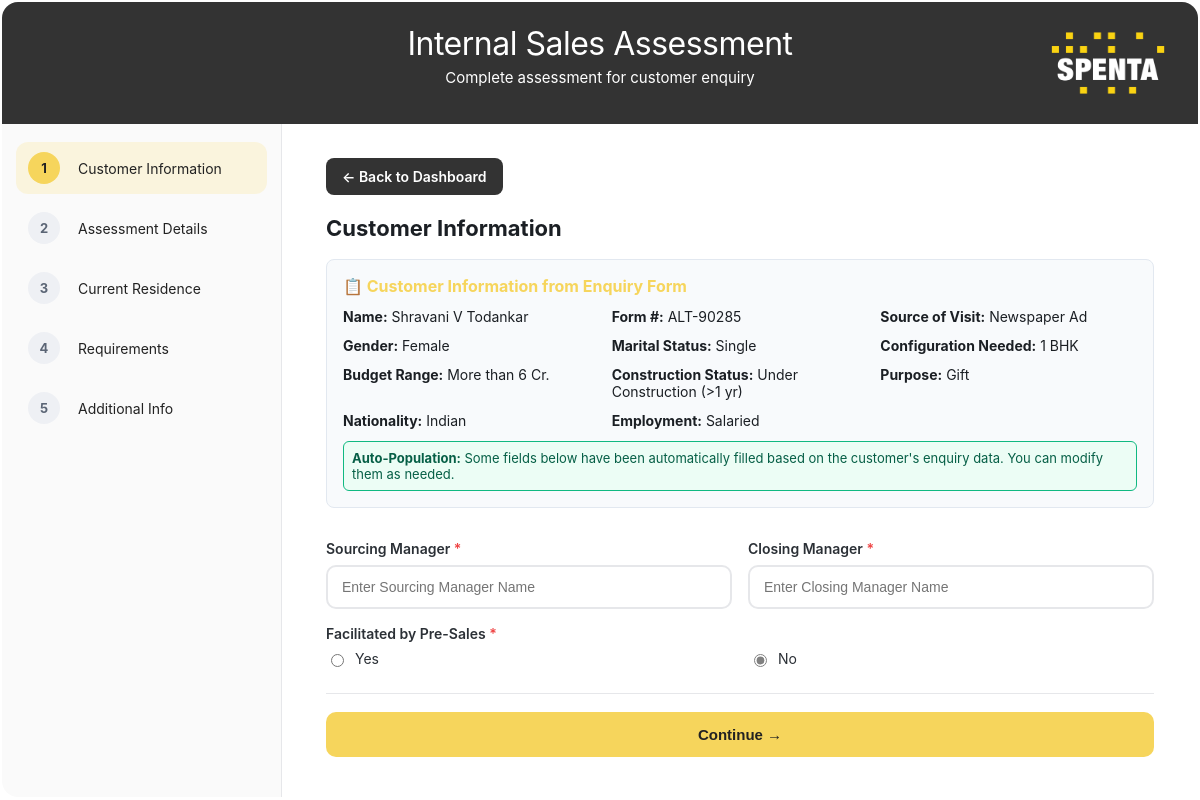
The app's page /customer/42/assessment/ (signed in) with its own data.
### customer_enquiry/models.py (models this page shows, shortened)
class Customer(models.Model):
    NATIONALITY_CHOICES = [
        ('indian', 'Indian'),
        ('nri', 'NRI'),
        ('pio', 'PIO'),
        ('oci', 'OCI'),
    ]
    EMPLOYMENT_CHOICES = [
        ('salaried', 'Salaried'),
        ('business', 'Business'),
        ('professional', 'Professional'),
        ('retired', 'Retired'),
        ('homemaker', 'Homemaker'),
        ('other', 'Other'),  # NEW OPTION ADDED
    ]
    SEX_CHOICES = [
        ('male', 'Male'),
        ('female', 'Female'),
        ('other', 'Other'),
    ]
    MARITAL_STATUS_CHOICES = [
        ('single', 'Single'),
        ('married', 'Married'),
        ('divorced', 'Divorced'),
        ('widowed', 'Widowed'),
        ('other', 'Other'),
    ]
    CONFIGURATION_CHOICES = [
        ('1bhk', '1 BHK'),
        ('1.5bhk', '1.5 BHK'),
        ('2bhk', '2 BHK'),
        ('2.5bhk', '2.5 BHK'),
        ('3bhk', '3 BHK'),
        ('3.5bhk', '3.5 BHK'),
        ('4bhk', '4 BHK'),
        ('duplex', 'Duplex'),
        ('other_config', 'Other'),
    ]
    BUDGET_CHOICES = [
        ('less_than_1cr', 'Less than 1 Cr.'),
        ('1cr_to_2cr', '1 Cr. to 2 Cr.'),
        ('2cr_to_4cr', '2 Cr. to 4 Cr.'),
        ('4cr_to_6cr', '4 Cr. to 6 Cr.'),
        ('more_than_6cr', 'More than 6 Cr.'),
    ]
    CONSTRUCTION_STATUS_CHOICES = [
        ('under_construction', 'Under Construction (>1 yr)'),
        ('near_completion', 'Near Completion (<1 yr)'),
        ('ready_possession', 'Ready Possession'),
    ]
    PURPOSE_CHOICES = [
        ('personal_use', 'Personal Use'),
        ('investment', 'Investment'),
        ('second_home', 'Second Home'),
        ('gift', 'Gift'),
        ('other', 'Other'),
    ]
    form_number = models.CharField(
        max_length=20,
        unique=True,
        help_text="Auto-generated form number"
    )
    form_date = models.DateField(default=timezone.now)
    first_name = models.CharField(max_length=100)
    middle_name = models.CharField(max_length=100, blank=True)
    last_name = models.CharField(max_length=100)
    email = models.EmailField(validators=[EmailValidator()])
    phone_number = models.CharField(
        max_length=10,
        validators=[RegexValidator(
            regex=r'^\d{10}$',
            message='Phone number must be 10 digits'
        )],
        blank=True,
        null=True,
        help_text="10-digit phone number"
    )
    sex = models.CharField(
        max_length=10,
        choices=SEX_CHOICES,
        blank=True,
        help_text="Gender/Sex of the customer"
    )
    marital_status = models.CharField(
        max_length=15,
        choices=MARITAL_STATUS_CHOICES,
        blank=True,
        help_text="Marital status of the customer"
    )
    date_of_birth = models.DateField(blank=True, null=True)
    residential_address = models.TextField(blank=True)
    city = models.CharField(max_length=100)
    locality = models.CharField(max_length=100)
    pincode = models.CharField(
        max_length=6,
        validators=[RegexValidator(
            regex=r'^\d{6}$',
            message='Pincode must be 6 digits'
        )]
    )
    nationality = models.CharField(
        max_length=10,
        choices=NATIONALITY_CHOICES
    )
    employment_type = models.CharField(
        max_length=15,
        choices=EMPLOYMENT_CHOICES
    )
    company_name = models.CharField(max_length=200, blank=True)
    designation = models.CharField(max_length=100, blank=True)
    industry = models.CharField(max_length=100, blank=True)
    configuration = models.CharField(
        max_length=15,  # Increased length to accommodate new options
        choices=CONFIGURATION_CHOICES
    )
    budget = models.CharField(
        max_length=20,  # Increased length for new budget ranges
        choices=BUDGET_CHOICES
    )
    construction_status = models.CharField(
        max_length=20,
        choices=CONSTRUCTION_STATUS_CHOICES
    )
    purpose_of_buying = models.CharField(
        max_length=15,
        choices=PURPOSE_CHOICES
    )
    source_details = models.TextField(
        blank=True,
        help_text="Additional details for Newspaper Ad, Social Media, Exhibition, or Property Portal"
    )
    created_at = models.DateTimeField(auto_now_add=True)
    updated_at = models.DateTimeField(auto_now=True)
    class Meta:
        db_table = 'customers'
        ordering = ['-created_at']
        verbose_name = 'Customer'
        verbose_name_plural = 'Customers'
    def get_full_name(self):
        if self.middle_name:
            return f"{self.first_name} {self.middle_name} {self.last_name}"
        return f"{self.first_name} {self.last_name}"

class CustomerSource(models.Model):
    SOURCE_CHOICES = [
        ('channel_partner', 'Channel Partner'),
        ('referral', 'Referral'),
        ('whatsapp', 'WhatsApp'),
        ('social_media', 'Social Media (Facebook, Google, etc.)'),
        ('website', 'Website'),
        ('passing_by', 'Passing by'),
        ('property_portal', 'Property Search Portal'),
        ('hoarding', 'Hoarding'),
        ('newspaper_ad', 'Newspaper Ad'),
        ('exhibition', 'Exhibition'),
    ]
    customer = models.ForeignKey(
        Customer,
        on_delete=models.CASCADE,
        related_name='sources'
    )
    source_type = models.CharField(
        max_length=20,
        choices=SOURCE_CHOICES
    )
    class Meta:
        db_table = 'customer_sources'
        unique_together = ('customer', 'source_type')
        verbose_name = 'Customer Source'
        verbose_name_plural = 'Customer Sources'

### customer_enquiry/views.py (the view, shortened to what this page needs)
# urls.py: path('customer/<int:customer_id>/assessment/', views.internal_sales_assessment, name='internal_sales_assessment'),
@login_required
def internal_sales_assessment(request, customer_id):
    customer = get_object_or_404(Customer, pk=customer_id)
    try:
        assessment = customer.sales_assessment
    except InternalSalesAssessment.DoesNotExist:
        assessment = None
    if not assessment:
        assessment = InternalSalesAssessment()
        assessment.customer = customer
        print(f"Auto-populating assessment for customer: {customer.get_full_name()}")
        if customer.sex:
            if customer.sex == 'male':
                assessment.customer_gender = 'male'
            elif customer.sex == 'female':
                assessment.customer_gender = 'female'
            else:
                assessment.customer_gender = 'family'  # Default for other cases
            print(f"Mapped gender: {customer.sex} -> {assessment.customer_gender}")
        if customer.configuration:
            assessment.current_residence_config = customer.configuration
            print(f"Mapped configuration: {customer.configuration}")
        area_description = []
        if customer.configuration:
            area_description.append(f"Looking for {customer.get_configuration_display()}")
        if customer.budget:
            area_description.append(f"Budget: {customer.get_budget_display()}")
        if customer.construction_status:
            area_description.append(f"Status: {customer.get_construction_status_display()}")
        assessment.area_looking = ". ".join(area_description) if area_description else "Customer requirements to be discussed"
        print(f"Generated area_looking: {assessment.area_looking}")
        if customer.nationality == 'indian':
            assessment.ethnicity = 'hindu'  # Default assumption, can be changed by user
        else:
            assessment.ethnicity = 'other'
        print(f"Mapped ethnicity based on nationality {customer.nationality}: {assessment.ethnicity}")
        if customer.marital_status == 'married':
            assessment.family_size = '2'  # Default for married couples
        elif customer.marital_status == 'single':
            assessment.family_size = '1'  # Default for single
        else:
            assessment.family_size = '2'  # Default assumption
        print(f"Mapped family size based on marital status {customer.marital_status}: {assessment.family_size}")
        assessment.lead_classification = 'warm'
        print(f"Set default lead classification: {assessment.lead_classification}")
        print("Auto-population completed")
    context = {
        'customer': customer,
        'assessment': assessment,
    }
    return render(request, 'internal_sales_assessment.html', context)

### customer_enquiry/templates/internal_sales_assessment.html (shortened to what this page needs)
{% load static %}
<!DOCTYPE html>
<html lang="en">
<head>
</head>
<body>
    <div class="card">
        <header class="header">
            <div class="brand-row">
                <div class="header-text">
                    <div class="title">Internal Sales Assessment</div>
                    <div class="subtitle">Complete assessment for customer enquiry</div>
                </div>
            </div>
            <div class="dec">
                <img src="{% static 'media/spenta_white.png' %}" alt="Spenta Logo">
            </div>
        </header>
        <div class="main">
            <aside class="steps">
                <div class="steps-wrap" id="stepList">
                    <div class="step active" data-step="1">
                        <div class="badge">1</div>
                        <div class="label">Customer Information</div>
                    </div>
                    <div class="step" data-step="2">
                        <div class="badge">2</div>
                        <div class="label">Assessment Details</div>
                    </div>
                    <div class="step" data-step="3">
                        <div class="badge">3</div>
                        <div class="label">Current Residence</div>
                    </div>
                    <div class="step" data-step="4">
                        <div class="badge">4</div>
                        <div class="label">Requirements</div>
                    </div>
                    <div class="step" data-step="5">
                        <div class="badge">5</div>
                        <div class="label">Additional Info</div>
                    </div>
                </div>
            </aside>
            <section class="form">
                <a href="{% url 'customer_enquiry:dashboard' %}" class="back-btn">← Back to Dashboard</a>
                <form method="POST" id="internalAssessment" novalidate>
                    <div class="section active" data-step="1">
                        <h3>Customer Information</h3>
                        <div style="background: #f8fafc; border: 1px solid #e2e8f0; border-radius: 8px; padding: 16px; margin-bottom: 24px;">
                            <h4 style="margin: 0 0 12px 0; color: var(--brand); font-size: 16px;">📋 Customer Information from Enquiry Form</h4>
                            <div class="grid cols-3" style="gap: 12px; font-size: 14px;">
                                <div>
                                    <strong>Name:</strong> {{ customer.get_full_name }}
                                </div>
                                <div>
                                    <strong>Form #:</strong> <span class="form-number-display">{{ customer.form_number }}</span>
                                </div>
                                <div>
                                    <strong>Source of Visit:</strong> {% for source in customer.sources.all %}{{ source.get_source_type_display }}{% if not forloop.last %}, {% endif %}{% empty %}Not specified{% endfor %}
                                </div>
                                <div>
                                    <strong>Gender:</strong> {{ customer.get_sex_display|default:"Not specified" }}
                                </div>
                                <div>
                                    <strong>Marital Status:</strong> {{ customer.get_marital_status_display|default:"Not specified" }}
                                </div>
                                <div>
                                    <strong>Configuration Needed:</strong> {{ customer.get_configuration_display|default:"Not specified" }}
                                </div>
                                <div>
                                    <strong>Budget Range:</strong> {{ customer.get_budget_display|default:"Not specified" }}
                                </div>
                                <div>
                                    <strong>Construction Status:</strong> {{ customer.get_construction_status_display|default:"Not specified" }}
                                </div>
                                <div>
                                    <strong>Purpose:</strong> {{ customer.get_purpose_of_buying_display|default:"Not specified" }}
                                </div>
                                <div>
                                    <strong>Nationality:</strong> {{ customer.get_nationality_display|default:"Not specified" }}
                                </div>
                                <div>
                                    <strong>Employment:</strong> {{ customer.get_employment_type_display|default:"Not specified" }}
                                </div>
                            </div>
                            {% if not assessment.id %}
                            <div style="margin-top: 12px; padding: 8px; background: #ecfdf5; border: 1px solid #10b981; border-radius: 6px; font-size: 13px; color: #065f46;">
                                <strong>Auto-Population:</strong> Some fields below have been automatically filled based on the customer's enquiry data. You can modify them as needed.
                            </div>
                            {% endif %}
                        </div>
                        <div class="grid cols-2">
                            <div>
                                <label for="sourcingManager" class="required">Sourcing Manager</label>
                                <input class="field" type="text" id="sourcingManager" name="sourcing_manager"
                                       value="{{ assessment.sourcing_manager|default:'' }}" placeholder="Enter Sourcing Manager Name" required>
                            </div>
                            <div>
                                <label for="salesManager" class="required">Closing Manager</label>
                                <input class="field" type="text" id="salesManager" name="sales_manager"
                                       value="{{ assessment.sales_manager|default:'' }}" placeholder="Enter Closing Manager Name" required>
                            </div>
                        </div>
                        <div style="margin-top: 16px;">
                            <div>
                                <label class="required">Facilitated by Pre-Sales</label>
                                <div class="radio-group cols-2">
                                    <label><input type="radio" name="facilitated_by_pre_sales" value="true" {% if assessment.facilitated_by_pre_sales %}checked{% endif %} required> Yes</label>
                                    <label><input type="radio" name="facilitated_by_pre_sales" value="false" {% if not assessment.facilitated_by_pre_sales %}checked{% endif %} required> No</label>
                                </div>
                            </div>
                        </div>
                    </div>
                    <div class="actions">
                        <button type="button" class="btn" id="nextBtn">Continue →</button>
                    </div>
                </form>
            </section>
        </div>
    </div>
</body>
</html>

### records on screen
Customer: get_full_name "Shravani V Todankar", sex "Female", marital_status "Single", configuration "1 BHK", budget "More than 6 Cr.", construction_status "Under Construction (>1 yr)", purpose_of_buying "Gift", nationality "Indian", employment_type "Salaried"
CustomerSource: source_type "Newspaper Ad"
